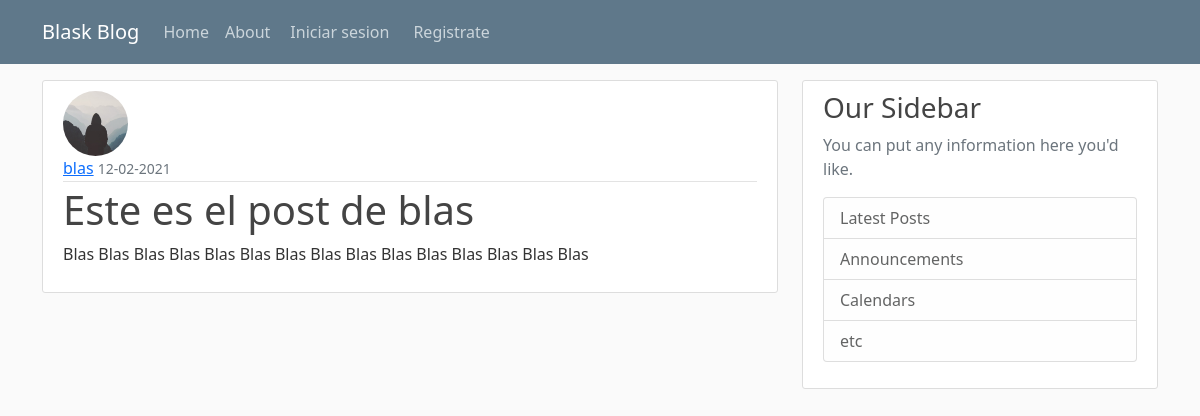
Before: /post/24 with the older database file.
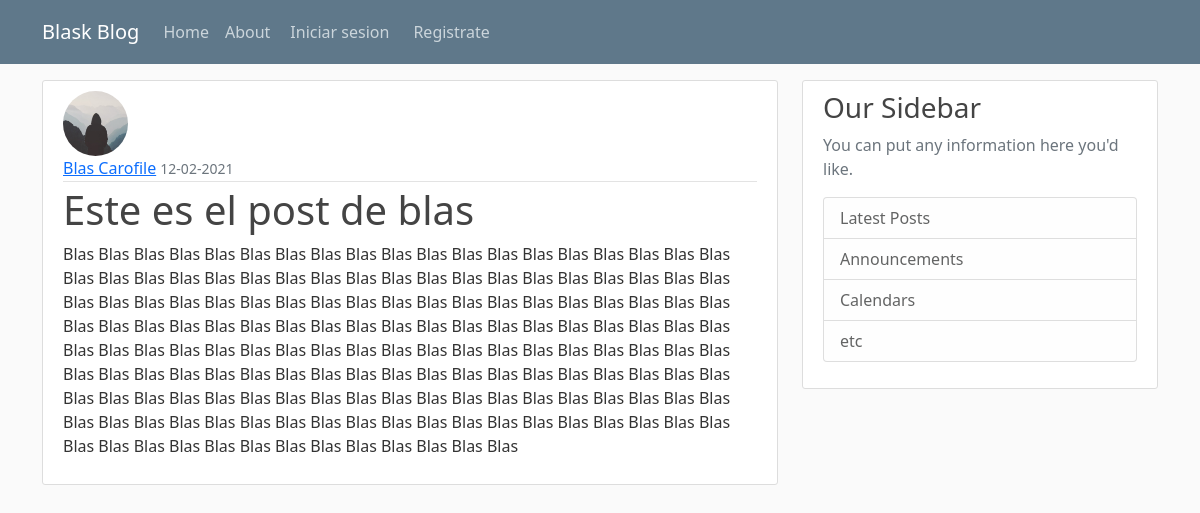
After: the same page with the newer database file.
### flaskblog/models.py (models this page shows, shortened)
class User(db.Model, UserMixin):
	id = db.Column(db.Integer, primary_key=True)
	username = db.Column(db.String(20), unique=True, nullable=False)
	email = db.Column(db.String(120), unique=True, nullable=False)
	image_file = db.Column(db.String(20), nullable=False, default='default.jpg')
	password = db.Column(db.String(60), nullable=False)
	posts = db.relationship('Post', backref=db.backref('author', lazy=True)) # o lazy dynamic

class Post(db.Model):
	id = db.Column(db.Integer, primary_key=True)
	title = db.Column(db.String(100), nullable=False)
	date_posted = db.Column(db.DateTime, nullable=False, default=datetime.utcnow)
	content = db.Column(db.Text, nullable=False)
	user_id = db.Column(db.Integer, db.ForeignKey('user.id'), nullable=False)

### flaskblog/posts/routes.py (the view)
@posts.route("/post/<int:post_id>")
def post(post_id):
	post = Post.query.get_or_404(post_id)
	return render_template('post.html', title=post.title, post=post)

### flaskblog/templates/post.html (shortened to what this page needs)
{% extends "layout.html" %}
{% block content %}
	<article class="media content-section">
		<img class="rounded-circle article-img" src="{{ url_for('static', filename='profile_pics/' + post.author.image_file) }}">
	  	<div class="media-body">
	    	<div class="article-metadata">
	      		<a class="mr-2" href="{{ url_for('users.user_posts', username=post.author.username) }}">{{ post.author.username }}</a>
	      		<small class="text-muted">{{ post.date_posted.strftime('%d-%m-%Y') }}</small>
	    	</div>
	    	<h1 class="article-title">{{ post.title }}</h1>
	    	<p class="article-content">{{ post.content }}</p>
	  	</div>
	</article>
{% endblock content %}

Changed rows visible on the page:
changed User: author.username "blas" → "Blas Carofile"
changed Post "Este es el post de blas": content "Blas Blas Blas Blas Blas Blas Blas Blas Blas Blas Blas Blas Blas Blas Blas" → "…Blas Blas Blas Blas Blas Blas Blas Blas Blas Blas Blas Blas Blas Blas Blas Blas Blas Blas Blas Blas Blas Blas Blas Blas Blas Blas Blas Blas Blas Blas Blas Blas Blas Blas Blas Blas Blas Blas Blas Blas Blas Blas Blas Blas Blas Blas Blas Blas Blas Blas Blas Blas Blas Blas Blas Blas Blas Blas Blas Blas Blas Blas Blas Blas Blas Blas Blas Blas Blas Blas Blas Blas Blas Blas Blas Blas Blas Blas Blas Blas Blas Blas Blas Blas Blas Blas Blas Blas Blas Blas Blas Blas Blas Blas Blas Blas Blas Blas Blas Blas Blas Blas Blas Blas Blas Blas Blas Blas Blas Blas Blas Blas Blas Blas Blas Blas Blas Blas Blas Blas Blas Blas Blas Blas Blas Blas Blas Blas Blas Blas Blas Blas Blas Blas Blas Blas Blas Blas Blas…"
